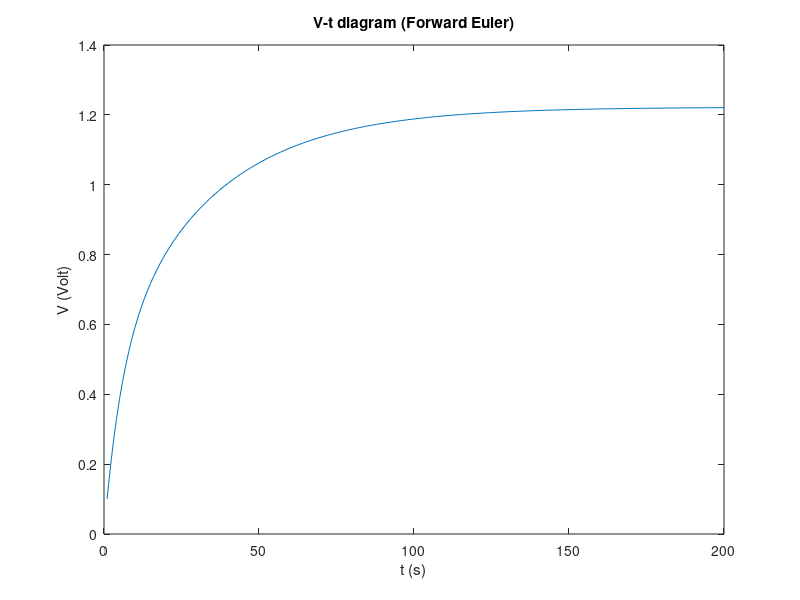
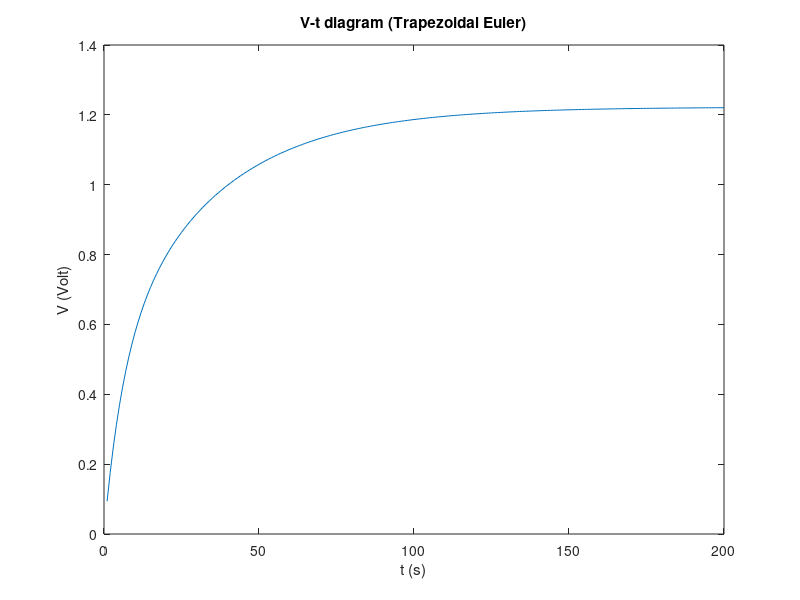

Write the MATLAB code that produced these figures, in order.
clear all;
close all;
dt=0.1;
n=200;

I=[1 0 0; 0 1 0; 0 0 1];
G=[2/3 -1/3 0; -1/3 5/6 -1/2; 0 -1/2 3/2];

C= [2 -1 0; -1 2 0; 0 0 1];

V1=[0; 0; 0];
Is=[1; 0; 1];
for i=1:n
    V2=(((I-(dt*(inv(C))*G))*V1)+(dt*(inv(C))*Is));
    V1=V2; V3(i)=V2(3);
end
tt=linspace(1,n,n);
figure(1)
plot(tt,V3)
title('V-t diagram (Forward Euler)')
xlabel('t (s)')
ylabel('V (Volt)')

I=[1 0 0; 0 1 0; 0 0 1];
G=[2/3 -1/3 0; -1/3 5/6 -1/2; 0 -1/2 3/2];

C= [2 -1 0; -1 2 0; 0 0 1];

V1=[0; 0; 0];
Is=[1; 0; 1];
for i=1:n
      V2=((inv(0.5*G+(1/dt)*C))*(Is-((0.5*G-(1/dt)*C)*V1)));
    V1=V2; V3(i)=V2(3);
end

tt=linspace(1,n,n);
figure(2)
plot(tt,V3)
title('V-t diagram (Trapezoidal Euler)')
xlabel('t (s)')
ylabel('V (Volt)')